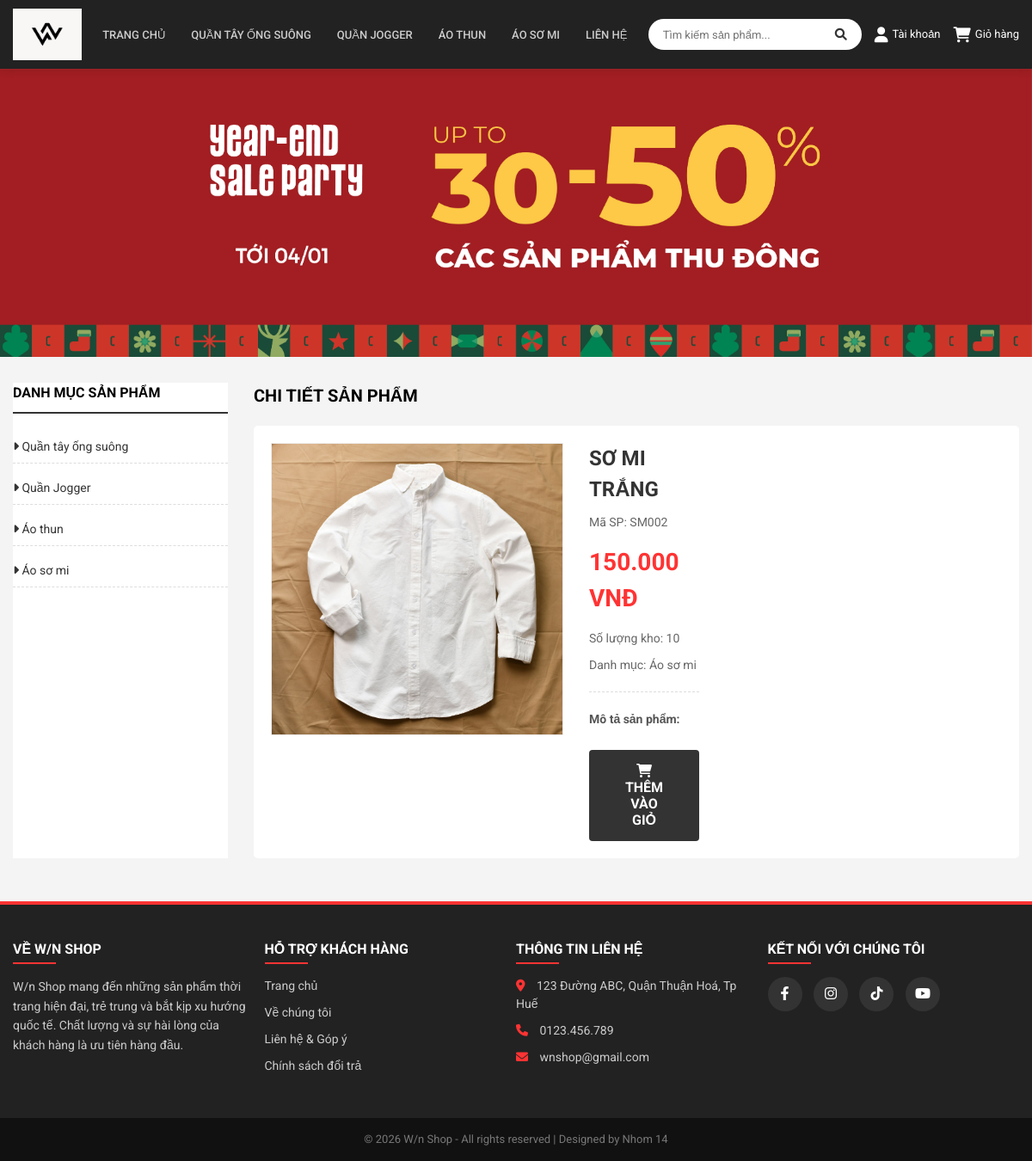
Page /DuAnWeb/index.php?quanly=sanpham&id=42 on the committed database.
### tables this page shows
CREATE TABLE `tbl_danhmuc` (
  `id_danhmuc` int(11) NOT NULL,
  `tendanhmuc` varchar(100) NOT NULL,
  `thutu` int(11) NOT NULL
);

CREATE TABLE `tbl_sanpham` (
  `id_sanpham` int(11) NOT NULL,
  `tensanpham` varchar(250) NOT NULL,
  `masanpham` varchar(100) NOT NULL,
  `giasanpham` varchar(50) NOT NULL,
  `soluong` int(11) NOT NULL,
  `noidung` text NOT NULL,
  `tomtat` tinytext NOT NULL,
  `hinhanh` varchar(50) NOT NULL,
  `tinhtrang` int(11) NOT NULL,
  `id_danhmuc` int(11) NOT NULL
);

### DuAnWeb/pages/main/sanpham.php (the view, shortened to what this page needs)
<h3 class="heading-product">Chi tiết sản phẩm</h3>
<?php
    $sql_chitiet = "SELECT * FROM tbl_sanpham, tbl_danhmuc WHERE tbl_sanpham.id_danhmuc = tbl_danhmuc.id_danhmuc AND tbl_sanpham.id_sanpham = '$_GET[id]' LIMIT 1";
    $query_chitiet = mysqli_query($mysqli, $sql_chitiet);
    while($row_chitiet = mysqli_fetch_array($query_chitiet)) {
?>
<div class="wrapper_detail">
    <div class="detail_img">
        <img src="admincp/modules/quanlysp/uploads/<?php echo $row_chitiet['hinhanh']?>" width="100%">
    </div>
    <form method="POST" action="pages/main/themgiohang.php?idsanpham=<?php echo $row_chitiet['id_sanpham']?>">
        <div class="detail_info">
            <h3 class="detail_name"><?php echo $row_chitiet['tensanpham'] ?></h3>
            <p class="detail_code">Mã SP: <span><?php echo $row_chitiet['masanpham'] ?></span></p>
            <p class="detail_price"><?php echo number_format($row_chitiet['giasanpham'],0,',','.').' VNĐ' ?></p>
            <p class="detail_stock">Số lượng kho: <?php echo $row_chitiet['soluong'] ?></p>
            <p class="detail_cate">Danh mục: <?php echo $row_chitiet['tendanhmuc'] ?></p>
            <div class="detail_desc">
                <b>Mô tả sản phẩm:</b>
            </div>
            <div class="detail_button">
                <button type="submit" name="themgiohang" class="btn-add-cart">
                    <i class="fa fa-shopping-cart"></i> THÊM VÀO GIỎ
                </button>
            </div>
        </div>
    </form>
</div>
<?php
}
?>

### DuAnWeb/pages/header.php (shortened to what this page needs)
<div class="header-container">
    <div class="header-main">
        <div class="logo">
            <a href="index.php">
                <img src="images/logo/logo.png" alt="W/N Shop Logo">
            </a>
        </div>
        <div class="main-menu">
            <ul>
                <li><a href="index.php">TRANG CHỦ</a></li>
                <?php
                $sql_danhmuc = "SELECT * FROM tbl_danhmuc ORDER BY thutu DESC";
                $query_danhmuc = mysqli_query($mysqli,$sql_danhmuc);
                while($row = mysqli_fetch_array($query_danhmuc)){
                ?>
                <li><a href="index.php?quanly=danhmucsanpham&id=<?php echo $row['id_danhmuc'] ?>"><?php echo strtoupper($row['tendanhmuc']) ?></a></li>
                <?php } ?>
                <li><a href="index.php?quanly=lienhe">LIÊN HỆ</a></li>
            </ul>
        </div>
        <div class="header-actions">
            <form action="index.php?quanly=timkiem" method="POST" class="search-box">
                <input type="text" name="tukhoa" placeholder="Tìm kiếm sản phẩm...">
                <button type="submit" name="timkiem"><i class="fa fa-search"></i></button>
            </form>
            <div class="user-actions">
                <?php if(isset($_SESSION['dangky'])){ ?>
                    <a href="index.php?quanly=thongtin" title="Tài khoản">
                        <i class="fa fa-user"></i> <?php echo $_SESSION['dangky']; ?>
                    </a>
                    <a href="index.php?dangxuat=1" title="Đăng xuất"><i class="fa fa-sign-out-alt"></i></a>
                <?php } else { ?>
                    <a href="index.php?quanly=dangky" title="Đăng nhập/Đăng ký">
                        <i class="fa fa-user"></i> Tài khoản
                    </a>
                <?php } ?>
                <a href="index.php?quanly=giohang" class="cart-btn">
                    <i class="fa fa-shopping-cart"></i> Giỏ hàng
                </a>
            </div>
        </div>
    </div>
</div>

### DuAnWeb/pages/sidebar/sidebar.php
<div class="sidebar">
    <h3 class="sidebar-title">DANH MỤC SẢN PHẨM</h3>
    <ul class="list_sidebar">
        <?php
            $sql_danhmuc = "SELECT * FROM tbl_danhmuc ORDER BY id_danhmuc DESC";
            $query_danhmuc = mysqli_query($mysqli,$sql_danhmuc);
            while($row = mysqli_fetch_array($query_danhmuc)) {
        ?>
        <li>
            <a href="index.php?quanly=danhmucsanpham&id=<?php echo $row['id_danhmuc']?>">
                <i class="fa fa-caret-right"></i> <?php echo $row['tendanhmuc']?>
            </a>
        </li>
        <?php
        }
        ?>
    </ul>
</div>

### DuAnWeb/css/style.css (style rules this page uses)
* { box-sizing: border-box; font-family: 'Roboto', sans-serif; margin: 0; padding: 0; }
body { background-color: #f4f4f4; font-size: 14px; line-height: 1.5; }
a { text-decoration: none; color: inherit; }
.header-container { background-color: #222; color: white; height: 80px; display: flex; align-items: center; position: sticky; top: 0; z-index: 1000; box-shadow: 0 2px 10px rgba(0,0,0,0.1); }
.header-main { width: 100%; max-width: 1200px; margin: 0 auto; padding: 0 15px; display: flex; justify-content: space-between; align-items: center; }
.logo img { height: 60px; width: auto; display: block; filter: invert(1); }
.main-menu ul { list-style: none; display: flex; gap: 10px; }
.main-menu ul li a { color: #ccc; font-weight: 500; font-size: 13px; text-transform: uppercase; padding: 10px; transition: 0.3s; white-space: nowrap; }
.header-actions { display: flex; align-items: center; gap: 15px; }
.search-box { display: flex; background: white; border-radius: 30px; overflow: hidden; border: 2px solid transparent; }
.search-box input { border: none; padding: 8px 15px; outline: none; width: 200px; font-size: 13px; }
.search-box button { background: transparent; border: none; color: #333; padding: 8px 15px; cursor: pointer; font-size: 14px; }
.user-actions { display: flex; align-items: center; gap: 15px; }
.user-actions a { color: white; font-size: 13px; display: flex; align-items: center; gap: 5px; transition: 0.2s; }
.user-actions i { font-size: 18px; }
.sidebar { width: 250px; flex-shrink: 0; background: #fff; }
.sidebar-title { font-size: 16px; font-weight: bold; text-transform: uppercase; margin-bottom: 20px; border-bottom: 2px solid #333; padding-bottom: 10px; }
ul.list_sidebar { list-style: none; }
ul.list_sidebar li { margin-bottom: 10px; }
ul.list_sidebar li a { color: #333; font-size: 14px; display: block; padding: 8px 0; transition: 0.2s; border-bottom: 1px dashed #ddd; }
.heading-product { font-size: 20px; font-weight: bold; margin-bottom: 20px; text-transform: uppercase; }
.wrapper_detail { display: flex; gap: 30px; background: white; padding: 20px; border-radius: 5px; }
.detail_img { width: 40%; }
.detail_img img { width: 100%; height: auto; object-fit: contain; border: 1px solid #eee; }
.detail_info { width: 60%; }
.detail_name { font-size: 24px; font-weight: bold; color: #333; margin: 0 0 10px 0; text-transform: uppercase; }
.detail_code, .detail_stock, .detail_cate { color: #666; font-size: 14px; margin-bottom: 10px; }
.detail_price { font-size: 28px; color: #ff3333; font-weight: bold; margin: 15px 0; }
.detail_desc { margin-top: 20px; padding-top: 20px; border-top: 1px dashed #ddd; line-height: 1.6; color: #555; }
.btn-add-cart { margin-top: 25px; padding: 15px 40px; background-color: #333; color: white; border: none; font-size: 16px; font-weight: bold; text-transform: uppercase; cursor: pointer; transition: 0.3s; width: 100%; border-radius: 4px; }

### rows in the picture
tbl_danhmuc: tendanhmuc "QUẦN TÂY ỐNG SUÔNG", tendanhmuc "Quần tây ống suông"
tbl_danhmuc: tendanhmuc "QUẦN JOGGER", tendanhmuc "Quần Jogger"
tbl_danhmuc: tendanhmuc "ÁO THUN", tendanhmuc "Áo thun"
tbl_danhmuc: tendanhmuc "ÁO SƠ MI", tendanhmuc "Áo sơ mi"
tbl_sanpham: hinhanh (picture), tensanpham "SƠ MI TRẮNG", masanpham "SM002", giasanpham "150.000", soluong "10", id_danhmuc.tendanhmuc "Áo sơ mi"
